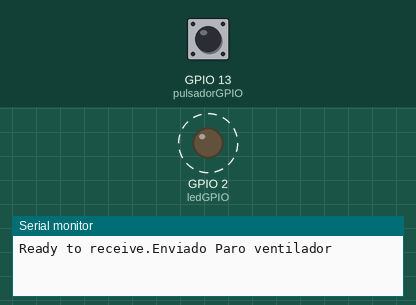
Recording of a sketch running on a simulated ESP32. Parts: output pins drawn as LEDs (lit = HIGH), the last lines printed to the serial monitor. Dashed ring = blinking. The test bench sets the inputs (shaded band); at power-on: GPIO 13 (pulsadorGPIO) LOW.

Above: at 2.7 s.
2.8 s: GPIO 13 (pulsadorGPIO) pulled HIGH for 0.15 s
At 4.47 s:
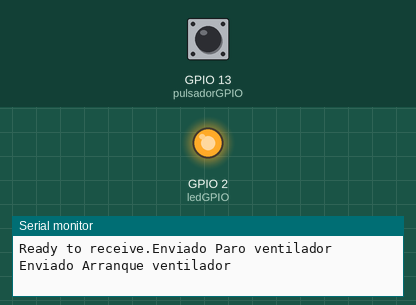
5.8 s: GPIO 13 (pulsadorGPIO) pulled HIGH for 1 s
8.8 s: GPIO 13 (pulsadorGPIO) pulled HIGH for 3.2 s
At 15.2 s:
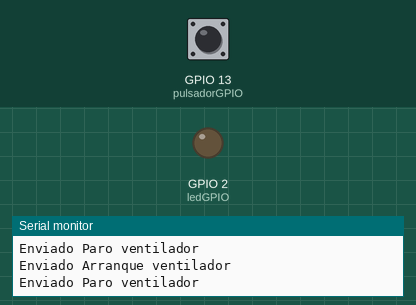
Timing chart, 0 to 16.7 s (numbered marks = the images above; inputs shaded):
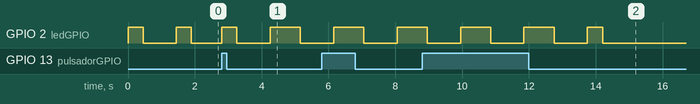

The sketch:

Emisor-Receptor_RF.ino
```cpp
// Rutina para enviar comando arranque y paro ventilador de techo mediante RF.

//Received 2795067714 / 32bit Protocol: 10 / 424
//Received 2774882626 / 32bit Protocol: 10 / 424
//=================
//Arranque ventilador:2795067714
//Paro ventilador: 2774882626

// Para poder ver los codigos cada vez que se envian,  esta rutina tiene en el mismo modulo ESP32 dos modulos: 1 emisor y 1 receptor.

#include <RCSwitch.h>
RCSwitch mySwitch = RCSwitch(); // Receptor
RCSwitch mySwitch2 = RCSwitch(); // Emisor
bool activado=false;
bool parado=false;

#define RXD2 27 // pin 27 ESP32 utilizado para emisor RF
const int pulsadorGPIO = 13; // interruptor para encender / apagar ventilador
const int ledGPIO = 2;
bool estadoBoton =  false;


void setup() {
  Serial.begin(115200);
  Serial.print("Ready to receive.");
  mySwitch.enableReceive(RXD2); //habilita recepcion
  mySwitch2.enableTransmit(15); // habilita emisor
  mySwitch2.setProtocol(10); // selecciona protocolo 10 para el emisor (el utilizado por el ventilador)
  pinMode(pulsadorGPIO, INPUT_PULLDOWN);
  pinMode(ledGPIO, OUTPUT);

}

void loop() {
  if (mySwitch.available()) {
    Serial.print("Received ");
    Serial.print( mySwitch.getReceivedValue() );
    Serial.print(" / ");
    Serial.print( mySwitch.getReceivedBitlength() );
    Serial.print("bit ");
    Serial.print("Protocol: ");
    Serial.print( mySwitch.getReceivedProtocol() );
    Serial.print(" / ");
    Serial.println( mySwitch.getReceivedDelay() );

    mySwitch.resetAvailable();
  }
  estadoBoton = digitalRead(pulsadorGPIO); //Comprueba si esta activado el interruptor.

  if (estadoBoton == HIGH && !activado) {
       digitalWrite(ledGPIO, HIGH);
       mySwitch2.send(2795067714, 32);
       Serial.println("Enviado Arranque ventilador");
       digitalWrite(ledGPIO, LOW);
       delay(1000);
       digitalWrite(ledGPIO, HIGH);
       mySwitch2.send(2795067714, 32);
       digitalWrite(ledGPIO, LOW);
       activado=true;
       parado=false;
  }
  if (estadoBoton == LOW && !parado) {
       digitalWrite(ledGPIO, HIGH);
       mySwitch2.send(2774882626, 32);
       digitalWrite(ledGPIO, LOW);
       Serial.println("Enviado Paro ventilador");
       delay(1000);
       digitalWrite(ledGPIO, HIGH);
       mySwitch2.send(2774882626, 32);
       digitalWrite(ledGPIO, LOW);
       activado=false;
       parado=true;
  }

}
```

Measured:
- after the input at 2.8 s, GPIO 2 (ledGPIO): LOW → HIGH at once, → LOW 0.45 s later, → HIGH 1.0 s later, → LOW 0.90 s later
- by itself, GPIO 2 (ledGPIO): alternates HIGH for 0.45 s and LOW for 1.0 s
